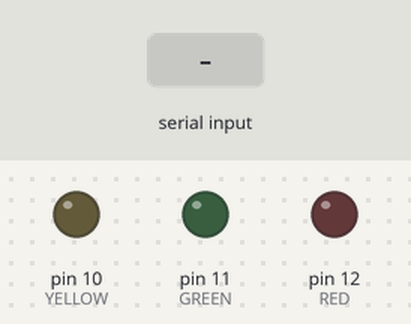
A sketch run on a simulated Arduino Uno, built with avr-gcc and run on an emulated ATmega328P. Shown: output pins drawn as LEDs (lit = HIGH). The test bench sets the inputs (shaded band).

Above: at 1.2 s.
1.3 s: byte 1 (1) received over Serial
At 1.8 s:
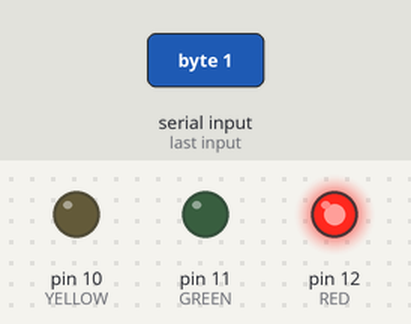
2.8 s: byte 3 (3) received over Serial
At 4.0 s:
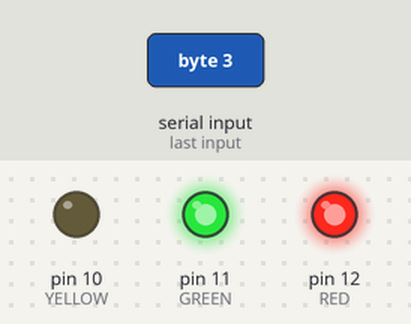
4.3 s: byte 2 (2) received over Serial
At 5.3 s:
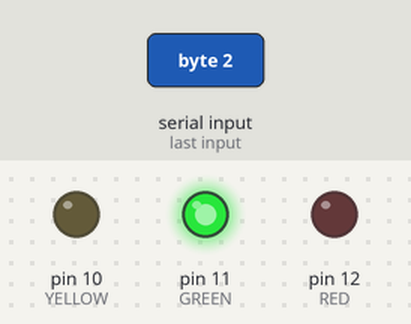
5.8 s: byte 5 (5) received over Serial
At 6.4 s:
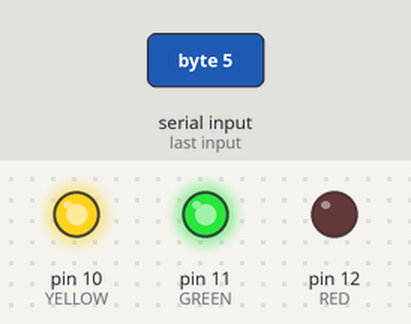
7.3 s: byte 4 (4) received over Serial
At 8.5 s:
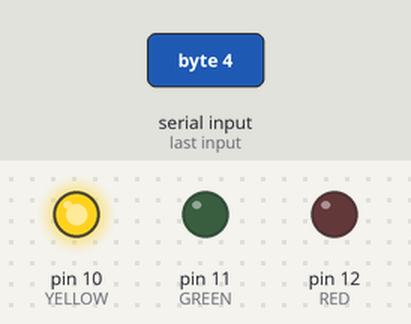
8.8 s: byte 1 (1) received over Serial
At 9.9 s:
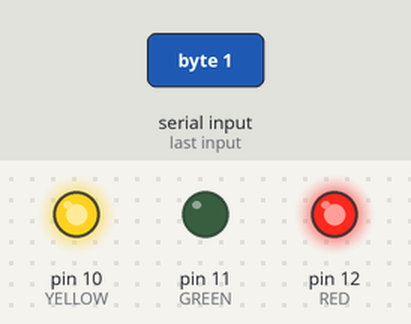
Timing chart, 0 to 11.3 s (numbered marks = the images above; inputs shaded):
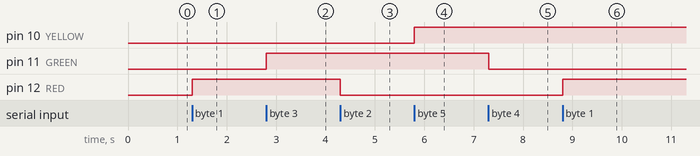

Measured:
- after the input at 1.3 s, pin 12 (RED): LOW → HIGH at once
- after the input at 2.8 s, pin 11 (GREEN): LOW → HIGH at once
- after the input at 4.3 s, pin 12 (RED): HIGH → LOW at once
- after the input at 5.8 s, pin 10 (YELLOW): LOW → HIGH at once
- after the input at 7.3 s, pin 11 (GREEN): HIGH → LOW at once
- after the input at 8.8 s, pin 12 (RED): LOW → HIGH at once

The sketch:

receiver_part3.ino
```cpp
byte code = 0;
#define RED 12
#define GREEN 11
#define YELLOW 10

int redState = LOW;
int greenState = LOW;
int yellowState = LOW;

void setup() {
  Serial.begin(9600);
  pinMode(RED, OUTPUT);
  pinMode(GREEN, OUTPUT);
  pinMode(YELLOW, OUTPUT);

}

void loop() {
  code = 0;
  if(Serial.available() > 0)
   {
      code = Serial.read();
   }

   switch(code)
   {
      case 1: redState = HIGH; break;
      case 2: redState = LOW; break;
      case 3: greenState = HIGH; break;
      case 4: greenState = LOW; break;
      case 5: yellowState = HIGH; break;
      case 6: yellowState = LOW; break;

   }

    digitalWrite(RED, redState);
    digitalWrite(GREEN, greenState);
    digitalWrite(YELLOW, yellowState);


}
```
